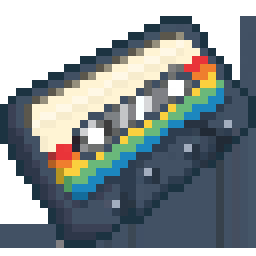
#> input picture assets/Inventory/Cassette/Item_NM_Cassette1.png, 32 x 32 px (shown 8 times larger); its folder holds only this picture in this run
$ python -i export_texture_writer.py   (imports and definitions only)
#> lines starting #> are read from the running program, lines starting #| are printed output that depends on the picture
### src/new_music_builder/platform/i18n.py
from __future__ import annotations

import json
from pathlib import Path

_TRANSLATIONS: dict[str, str] = {}


def _locale_dir() -> Path:
    return Path(__file__).resolve().parent.parent / "locale"


# [7 lines left out: function load_translations, not called in this run]


def t(text: str) -> str:
    return _TRANSLATIONS.get(text, text)

### src/new_music_builder/services/export_texture_writer.py
from __future__ import annotations

from collections import OrderedDict
from dataclasses import dataclass
from pathlib import Path

from PIL import Image

from new_music_builder.domain.models import ExportPlan, ExportTargetPaths, PlannedMediaRow, ProjectConfig, TextureExportResult
from new_music_builder.services.export_ids import sanitize_export_id, sanitize_module_id
from new_music_builder.services.export_texture_contract import (
    build_cover_texture_decision,
    exported_inventory_texture_filename,
    exported_world_texture_relative_path,
    normalized_source_identity,
    shared_exported_inventory_texture_filename,
    shared_exported_world_texture_relative_path,
)

_PLAYABLE_KINDS: tuple[str, ...] = ("cassette", "vinyl", "cd")
_CONTAINER_MEDIA_KINDS: tuple[str, ...] = ("cassette", "vinyl", "cd")
_CONTAINER_KIND_BY_MEDIA: dict[str, str] = {
    "cassette": "case",
    "vinyl": "jacket",
    "cd": "cd_cover",
}


@dataclass(slots=True)
class _TextureWriteTask:
    source_path: str
    target_relative_path: str
    transform_kind: str
    description: str


# [158 lines left out: functions write_export_textures, _append_row_texture_tasks, _add_task, _require_source_path, _render_texture_file, not called in this run]


def _render_square_canvas(source: Path, out_size: int) -> Image.Image:
    with Image.open(source) as raw:
        image = raw.convert("RGBA")
        side = max(image.width, image.height)
        canvas = Image.new("RGBA", (side, side), (0, 0, 0, 0))
        x = (side - image.width) // 2
        y = (side - image.height) // 2
        canvas.paste(image, (x, y), image)
        return canvas.resize((out_size, out_size), Image.Resampling.LANCZOS)


def _render_cassette_world_image(source: Path) -> Image.Image:
    square = _render_square_canvas(source, 256)
    top = (256 - 156) // 2
    return square.crop((0, top, 256, top + 156))

>>> import cv2
>>> picture = cv2.imread('../../../assets/Inventory/Cassette/Item_NM_Cassette1.png', cv2.IMREAD_GRAYSCALE)
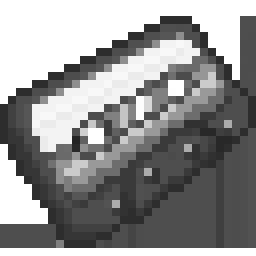
#> picture: shape (32, 32) (shown 8 times larger); min 35, max 255, mean 144.7
>>> result = _render_cassette_world_image(picture)
#> (the run stopped early here; a loop or call above may not have finished)

$ run again, on assets/Inventory/Cassette/Item_NM_Cassette10.png
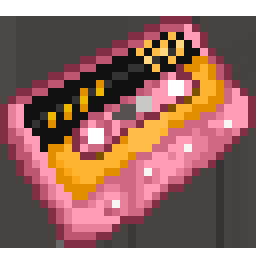
#> input picture assets/Inventory/Cassette/Item_NM_Cassette10.png, 32 x 32 px (shown 8 times larger)
#> `picture = cv2.imread('../../../assets/Inventory/Cassette/Item_NM_Casse..`:
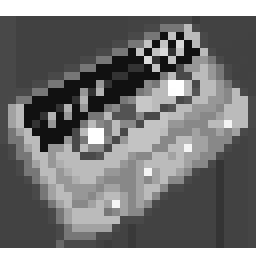
#> picture: shape (32, 32) (shown 8 times larger); min 17, max 255, mean 116.3

$ run again, on assets/Inventory/Cassette/Item_NM_Cassette11.png
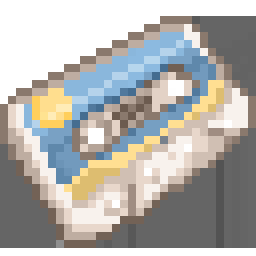
#> input picture assets/Inventory/Cassette/Item_NM_Cassette11.png, 32 x 32 px (shown 8 times larger)
#> `picture = cv2.imread('../../../assets/Inventory/Cassette/Item_NM_Casse..`:
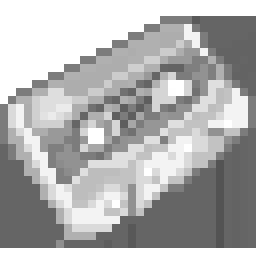
#> picture: shape (32, 32) (shown 8 times larger); min 83, max 255, mean 175.3
